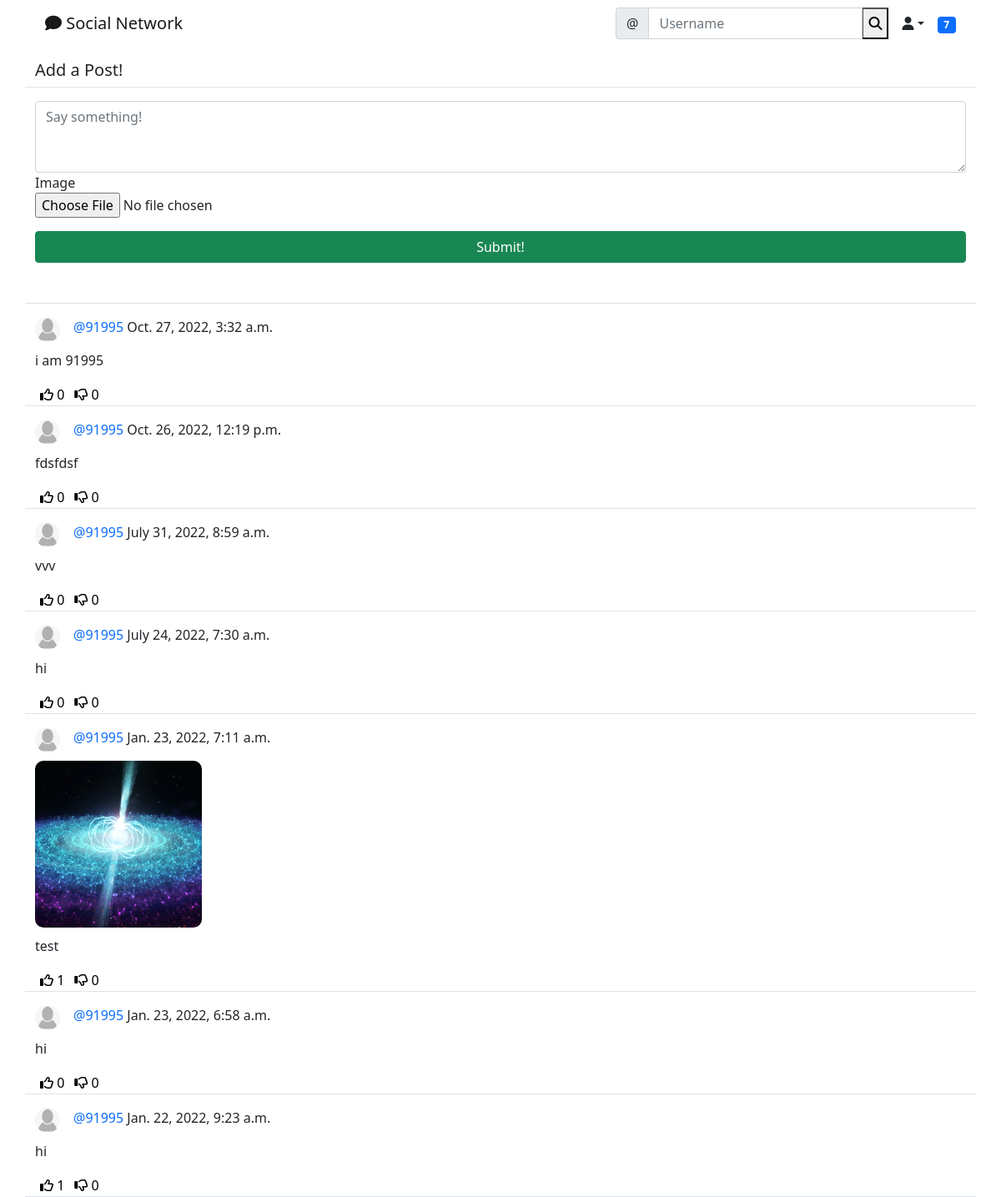
The app's page /social/ (signed in) with its own data.
### social/models.py (models this page shows)
class Post(models.Model):
    body = models.TextField()
    image = models.ImageField(
        upload_to="uploads/post_photos", null=True, blank=True)
    created_on = models.DateTimeField(default=timezone.now)
    author = models.ForeignKey(User, on_delete=models.CASCADE)
    likes = models.ManyToManyField(User, blank=True, related_name='likes')
    dislikes = models.ManyToManyField(
        User, blank=True, related_name='dislikes')

class UserProfile(models.Model):
    user = models.OneToOneField(User, primary_key=True, verbose_name='user',
                                related_name='profile', on_delete=models.CASCADE)
    name = models.CharField(max_length=30, blank=True, null=True)
    bio = models.TextField(max_length=500, blank=True, null=True)
    birth_date = models.DateField(blank=True, null=True)
    location = models.CharField(max_length=100, blank=True, null=True)
    picture = models.ImageField(upload_to='uploads/profile_pictures',
                                default='uploads/profile_pictures/default.png', blank=True)
    followers = models.ManyToManyField(
        User, blank=True, related_name='followers')
    online = models.BooleanField(default=False)

### social/views.py (the view, shortened to what this page needs)
# urls.py: path('', PostListView.as_view(), name='post_list'),
class PostListView(LoginRequiredMixin, View):
    def get(self, request, *args, **kwargs):
        logged_in_user = request.user
        posts = Post.objects.filter(
            author__profile__followers__in=[logged_in_user.id]
        ).order_by('-created_on')
        form = PostForm()
        profile = UserProfile.objects.all().order_by('-followers')
        context = {'post_list': posts,
                   'form': form,
                   'profiles': profile
                   }
        return render(request, 'social/post_list.html', context)

### social/forms.py
class PostForm(forms.ModelForm):
    body = forms.CharField(
        label='',
        widget=forms.Textarea(attrs={
            'rows': 3,
            'placeholder': 'Say something!'
        })
    )
    image = forms.ImageField(required=False)
    class Meta:
        model = Post
        fields = ['body', 'image']

### landing/templatetags/custom_tags.py (called while the page is built)
@register.inclusion_tag('social/show_notifications.html', takes_context=True)
def show_notifications(context):
    request_user = context['request'].user
    notifications = Notification.objects.filter(
        to_user=request_user).exclude(user_has_seen=True).order_by('-date')
    return {'notifications': notifications}

### social/templates/social/post_list.html (shortened to what this page needs)
{% extends "landing/base.html" %} {% load crispy_forms_tags %} {% block content %}
<div class="container">
  <div class="row justify-content-center mt-3">
    <div class="col md-5 col-sm-12 border-bottom">
      <h5>Add a Post!</h5>
    </div>
  </div>
</div>
<div class="container">
  <div class="row justify-content-center mt-3">
    <div class="col md-5 col-sm-12 border-bottom">
      <form method="POST" enctype="multipart/form-data">
        {% csrf_token %} {{ form|crispy }}
        <div class="d-grid gap-2">
          <button class="btn btn-success mt-3 mb-5">Submit!</button>
        </div>
      </form>
    </div>
  </div>
</div>
{% if post_list %} {% for post in post_list%}
<div class="container">
  <div class="row justify-content-center mt-3">
    <div class="col md-5 col-sm-12 border-bottom">
      <div class="">
        <a href="{% url 'profile' post.author.profile.pk%}">
          <img
            src="{{post.author.profile.picture.url}}"
            alt=""
            class="rounded-circle"
            style="float: left; margin-right: 1rem"
            height="30"
            width="30"
          />
          <p style="padding-top: 0.5 rem">
            <a
              href="{% url 'profile' post.author.profile.pk%}"
              style="text-decoration: none"
              class="text-primary"
            >
              @{{post.author}}
            </a>
            {{post.created_on}}
          </p>
        </a>
      </div>
      <div class="position-relative">
        {% if post.image %}
        <img src="{{post.image.url}}" class="post-image" />
        {% endif %}
        <p>{{post.body}}</p>
      </div>
      <div class="d-flex flex-row">
        <form class="" action="{% url 'like' post.pk%}" method="post">
          <button
            type="submit"
            style="
              background-color: transparent;
              border: none;
              box-shadow: none;
            "
          >
            <i class="far fa-thumbs-up"></i>
            <span>{{post.likes.all.count}}</span>
          </button>
        </form>
        <form class="" action="{% url 'dislike' post.pk%}" method="post">
          <button
            type="submit"
            style="
              background-color: transparent;
              border: none;
              box-shadow: none;
            "
          >
            <i class="far fa-thumbs-down"></i>
            <span>{{post.dislikes.all.count}}</span>
          </button>
        </form>
      </div>
    </div>
  </div>
</div>
{% endfor %} {% endif %} {% endfor %} {% endif %} {% endblock %}

### landing/templates/landing/base.html (style rules this page uses)
.post-image { max-width: 100%; max-height: 200px; border-radius: 10px; margin-bottom: 10px; }
:root { --send-bg: #0B93F6; --send-color: white; --receive-bg: #E5E5EA; --receive-text: black; --page-background: white; }

### records on screen
Post: author.profile.picture (placeholder picture), author "91995", created_on "Oct. 27, 2022, 3:32 a.m.", body "i am 91995", likes.all.count "0", dislikes.all.count "0"
Post: author.profile.picture (placeholder picture), author "91995", created_on "Oct. 26, 2022, 12:19 p.m.", body "fdsfdsf", likes.all.count "0", dislikes.all.count "0"
Post: author.profile.picture (placeholder picture), author "91995", created_on "July 31, 2022, 8:59 a.m.", body "vvv", likes.all.count "0", dislikes.all.count "0"
Post: author.profile.picture (placeholder picture), author "91995", created_on "July 24, 2022, 7:30 a.m.", body "hi", likes.all.count "0", dislikes.all.count "0"
Post: author.profile.picture (placeholder picture), author "91995", created_on "Jan. 23, 2022, 7:11 a.m.", image (picture), body "test", likes.all.count "1", dislikes.all.count "0"
Post: author.profile.picture (placeholder picture), author "91995", created_on "Jan. 23, 2022, 6:58 a.m.", body "hi", likes.all.count "0", dislikes.all.count "0"
Post: author.profile.picture (placeholder picture), author "91995", created_on "Jan. 22, 2022, 9:23 a.m.", body "hi", likes.all.count "1", dislikes.all.count "0"

### other values on screen
{{ notifications.count }} "7"
